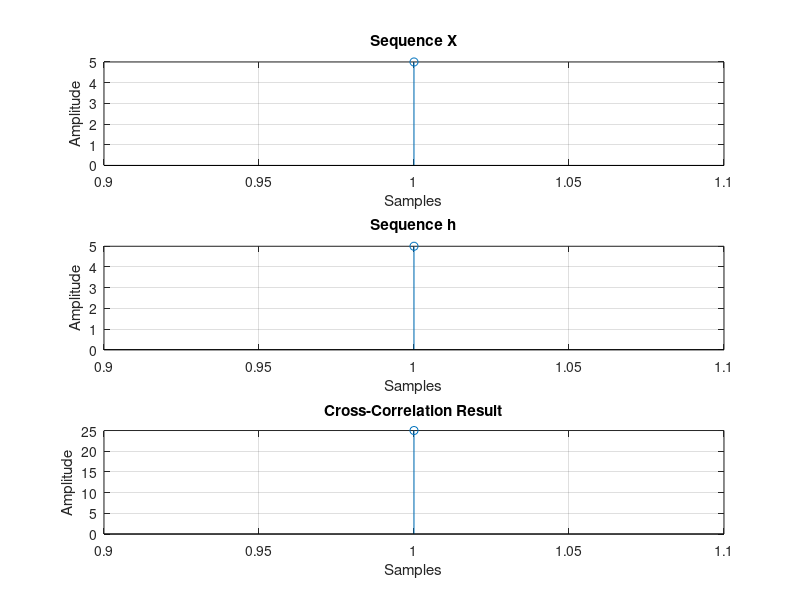

Recreate this plot in MATLAB.
clc;
clear all;
close all;

x = input('Enter The Sequence X: ');
h = input('Enter The Sequence h: ');

subplot(3,1,1);
stem(x);
title('Sequence X');
xlabel('Samples');
ylabel('Amplitude');
grid on;

subplot(3,1,2);
stem(h);
title('Sequence h');
xlabel('Samples');
ylabel('Amplitude');
grid on;

y = fliplr(h);

C = conv(x, y);

subplot(3,1,3);
stem(C);
title('Cross-Correlation Result');
xlabel('Samples');
ylabel('Amplitude');
grid on;

% ip - [2 3 4] , [2 3 5]